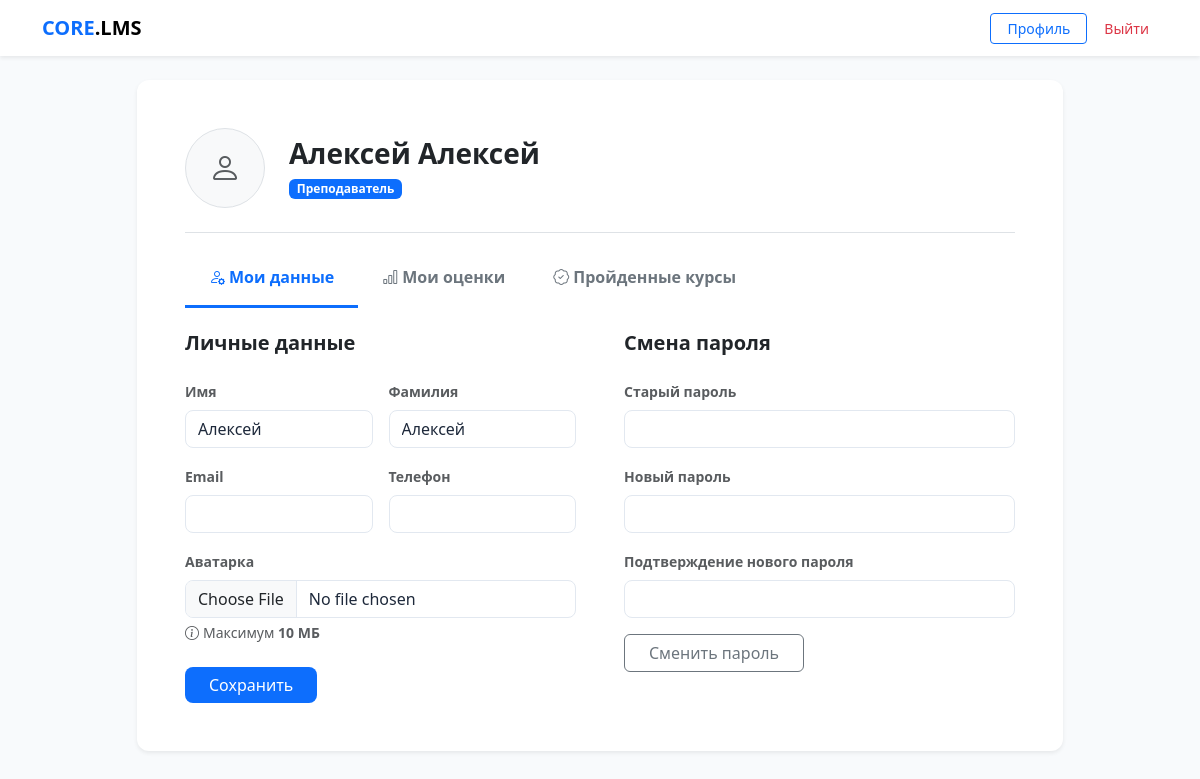
/profile/ (signed in), run on the app's committed database.
### core/models.py (models this page shows, shortened)
class CustomUser(AbstractUser):
    ROLE_CHOICES = (
        ('student', 'Студент'),
        ('teacher', 'Преподаватель'),
    )
    role = models.CharField(max_length=10, choices=ROLE_CHOICES, default='student')
    avatar = models.ImageField(upload_to='avatars/', null=True, blank=True)
    phone = models.CharField(max_length=20, null=True, blank=True)

### core/views.py (the view, shortened to what this page needs)
# urls.py: path('profile/', views.profile_view, name='profile'),
@login_required
def profile_view(request):
    results = StudentResult.objects.filter(
        student=request.user).select_related('quiz', 'quiz__course')
    completions = CourseCompletion.objects.filter(
        student=request.user).select_related('course')
    context = {
        'form': UserProfileForm(instance=request.user),
        'pw_form': PasswordChangeForm(request.user),
        'results': results,
        'completions': completions,
    }
    return render(request, 'core/profile.html', context)

### core/forms.py (shortened to what this page needs)
class UserProfileForm(forms.ModelForm):
    class Meta:
        model = CustomUser
        fields = ['first_name', 'last_name', 'email', 'avatar', 'phone']
        widgets = {
            'first_name': forms.TextInput(attrs={'class': 'form-control'}),
            'last_name':  forms.TextInput(attrs={'class': 'form-control'}),
            'email':      forms.EmailInput(attrs={'class': 'form-control'}),
            'avatar':     forms.FileInput(attrs={'class': 'form-control', 'accept': 'image/*'}),
            'phone':      forms.TextInput(attrs={'class': 'form-control'}),
        }

### core/templates/core/profile.html (shortened to what this page needs)
{% extends "core/base.html" %}
{% block content %}
<div class="row justify-content-center">
    <div class="col-md-10">
        <div class="card border-0 shadow-sm">
            <div class="card-body p-4 p-md-5">
                <div class="d-flex align-items-center mb-4 border-bottom pb-4">
                    <div class="flex-shrink-0 position-relative">
                        {% if user.avatar %}
                            <img src="{{ user.avatar.url }}" id="avatarPreview"
                                 style="width:80px;height:80px;border-radius:50%;object-fit:cover;"
                                 class="border shadow-sm">
                        {% else %}
                            <div id="avatarPlaceholder"
                                 class="bg-light d-flex align-items-center justify-content-center border"
                                 style="width:80px;height:80px;border-radius:50%;">
                                <i class="bi bi-person text-muted fs-2"></i>
                            </div>
                        {% endif %}
                    </div>
                    <div class="ms-4">
                        <h3 class="fw-bold mb-1">{{ user.get_full_name|default:user.username }}</h3>
                        <span class="badge {% if user.role == 'teacher' %}bg-primary{% else %}bg-secondary{% endif %}">
                            {{ user.get_role_display }}
                        </span>
                    </div>
                </div>
                <ul class="nav nav-tabs border-0 mb-4" id="profileTabs">
                    <li class="nav-item">
                        <button class="nav-link active fw-bold border-0 bg-transparent px-4 pb-3"
                                data-bs-toggle="tab" data-bs-target="#tab-profile" type="button">
                            <i class="bi bi-person-gear me-1"></i>Мои данные
                        </button>
                    </li>
                    <li class="nav-item">
                        <button class="nav-link fw-bold border-0 bg-transparent px-4 pb-3"
                                data-bs-toggle="tab" data-bs-target="#tab-grades" type="button">
                            <i class="bi bi-bar-chart me-1"></i>Мои оценки
                        </button>
                    </li>
                    <li class="nav-item">
                        <button class="nav-link fw-bold border-0 bg-transparent px-4 pb-3"
                                data-bs-toggle="tab" data-bs-target="#tab-courses" type="button">
                            <i class="bi bi-patch-check me-1"></i>Пройденные курсы
                        </button>
                    </li>
                </ul>
                <div class="tab-content">
                    <div class="tab-pane fade show active" id="tab-profile">
                        <div class="row g-5">
                            <div class="col-md-6">
                                <h5 class="fw-bold mb-4">Личные данные</h5>
                                <form method="post" enctype="multipart/form-data">
                                    <div class="row g-3">
                                        <div class="col-6">
                                            <label class="form-label small fw-bold text-muted">Имя</label>
                                            {{ form.first_name }}
                                        </div>
                                        <div class="col-6">
                                            <label class="form-label small fw-bold text-muted">Фамилия</label>
                                            {{ form.last_name }}
                                        </div>
                                        <div class="col-md-6">
                                            <label class="form-label small fw-bold text-muted">Email</label>
                                            {{ form.email }}
                                        </div>
                                        <div class="col-md-6">
                                            <label class="form-label small fw-bold text-muted">Телефон</label>
                                            {{ form.phone }}
                                        </div>
                                        <div class="col-12">
                                            <label class="form-label small fw-bold text-muted">Аватарка</label>
                                            {{ form.avatar }}
                                            <div class="form-text text-muted">
                                                <i class="bi bi-info-circle me-1"></i>Максимум <strong>10 МБ</strong>
                                            </div>
                                        </div>
                                    </div>
                                    <button type="submit" class="btn btn-primary mt-4 px-4" id="saveProfileBtn">
                                        Сохранить
                                    </button>
                                </form>
                            </div>
                            <div class="col-md-6">
                                <h5 class="fw-bold mb-4">Смена пароля</h5>
                                <form method="post">
                                    <div class="mb-3">
                                        <label class="form-label small fw-bold text-muted">Старый пароль</label>
                                        <input type="password" name="old_password" class="form-control"
                                               id="id_old_password" autocomplete="current-password">
                                    </div>
                                    <div class="mb-3">
                                        <label class="form-label small fw-bold text-muted">Новый пароль</label>
                                        <input type="password" name="new_password1" class="form-control"
                                               id="id_new_password1" autocomplete="new-password">
                                    </div>
                                    <div class="mb-3">
                                        <label class="form-label small fw-bold text-muted">Подтверждение нового пароля</label>
                                        <input type="password" name="new_password2" class="form-control"
                                               id="id_new_password2" autocomplete="new-password">
                                    </div>
                                    <button type="submit" class="btn btn-outline-secondary px-4">
                                        Сменить пароль
                                    </button>
                                </form>
                            </div>
                        </div>
                    </div>
                </div>
            </div>
        </div>
    </div>
</div>
{% endblock %}

### core/templates/core/base.html (style rules this page uses)
:root { --bg-body: #f8fafc; --bg-card: #ffffff; --border-color: #e2e8f0; --accent: #0d6efd; --text-main: #1e293b; }
body { background-color: var(--bg-body); color: var(--text-main); font-family: 'Segoe UI', system-ui, sans-serif; }
input, textarea, select, .form-control { background-color: #ffffff !important; color: #1e293b !important; border: 1px solid var(--border-color) !important; border-radius: 8px !important; }
.card { background-color: var(--bg-card); border: 0; border-radius: 12px; box-shadow: 0 1px 3px rgba(0,0,0,0.05); }
.btn-primary { background-color: var(--accent); border: none; border-radius: 8px; }

### core/templates/core/profile.html (style rules this page uses)
.nav-tabs .nav-link { color: #6c757d; border-bottom: 3px solid transparent !important; transition: color .15s; }
.nav-tabs .nav-link.active { color: #0d6efd !important; border-bottom: 3px solid #0d6efd !important; }

### data on the page
CustomUser: get_full_name "Алексей Алексей", role "Преподаватель", first_name "Алексей", last_name "Алексей"
